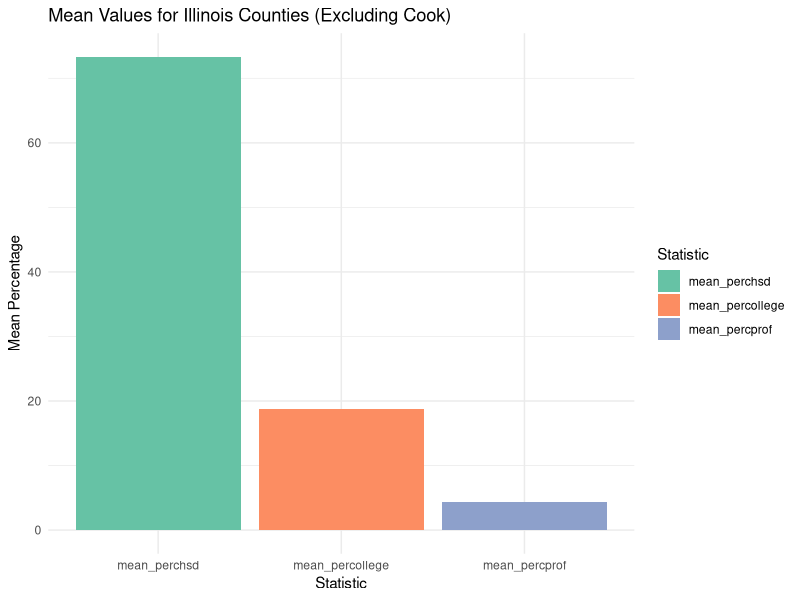
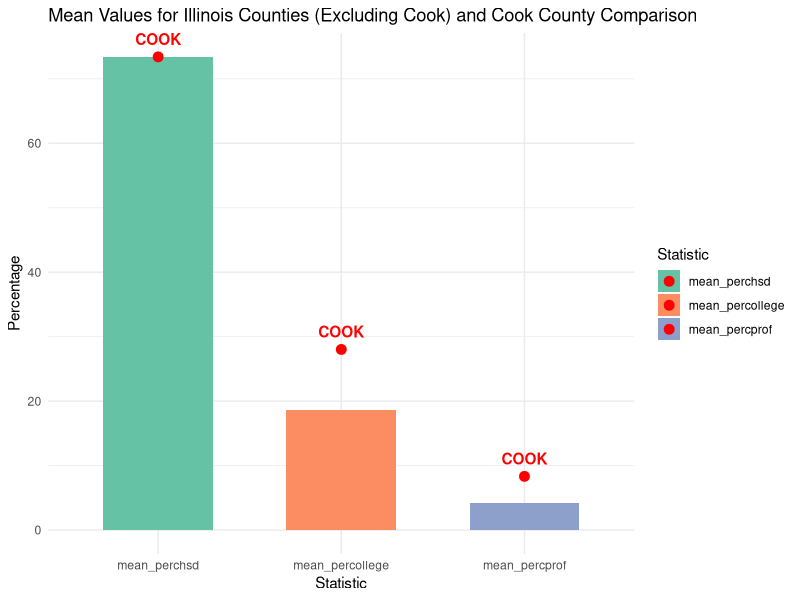
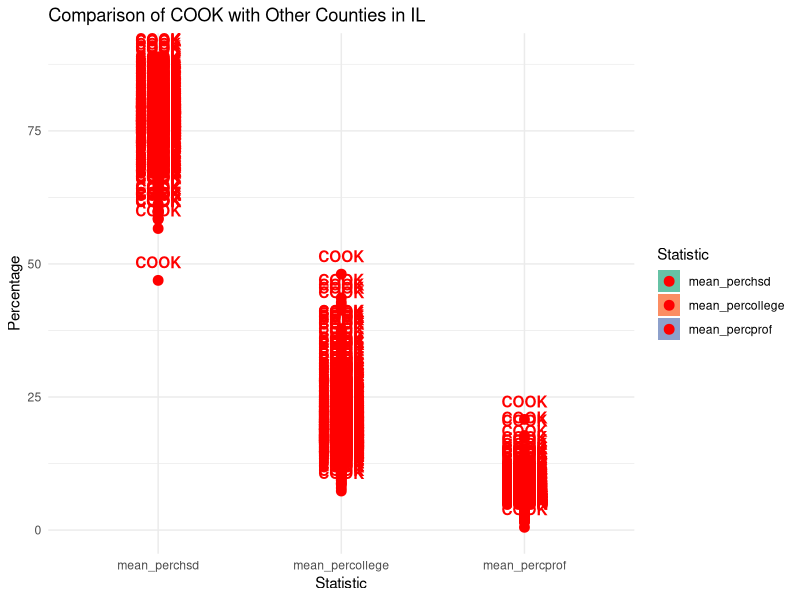

The R script that drew these images, in order:
## ---- chunk 1
library(tidyverse)
library(dplyr)
library(ggplot2)

head(midwest)
## ---- chunk 2
# Filter with two conditions
remaining_county = midwest %>%
  filter(state == "IL", county != "COOK")

# Calculate the mean for remaining counties
key_stats = remaining_county %>%
  summarise(mean_perchsd = mean(perchsd),
            mean_percollege = mean(percollege),
            mean_percprof = mean(percprof))

# Convert to a long format for easier plotting
key_stats_long = tidyr::pivot_longer(key_stats, cols = everything(),
                                        names_to = "Statistic", 
                                        values_to = "Mean")

# Create bar graph
ggplot(key_stats_long, aes(x = Statistic, y = Mean, fill = Statistic)) +
  geom_bar(stat = "identity") +
  theme_minimal() +
  labs(title = "Mean Values for Illinois Counties (Excluding Cook)",
       x = "Statistic",
       y = "Mean Percentage") +
  scale_fill_brewer(palette = "Set2")
## ---- chunk 3
# Extract the focal county statistics
focal_county = midwest %>%
  filter(county == "COOK") %>%
  select(perchsd, percollege, percprof) %>%
  rename_with(~ c("mean_perchsd", "mean_percollege", "mean_percprof"))

# Convert to long format to match the mean data
focal_county_long = tidyr::pivot_longer(focal_county, cols = everything(),
                                         names_to = "Statistic", 
                                         values_to = "Value")

# Add a label for the focal county
focal_county_long$Label = "COOK"

# Create the bar graph with mean values, focal county points, and labels
ggplot(key_stats_long, aes(x = Statistic, y = Mean, fill = Statistic)) +
  geom_bar(stat = "identity", width = 0.6) +  # Bar for the mean values
  geom_point(data = focal_county_long, aes(x = Statistic, y = Value), color = "red", size = 3) +  # Add dots for the focal county
  geom_text(data = focal_county_long, aes(x = Statistic, y = Value, label = Label), 
            vjust = -1, color = "red", fontface = "bold") +  # Add labels
  theme_minimal() +
  labs(title = "Mean Values for Illinois Counties (Excluding Cook) and Cook County Comparison",
       x = "Statistic",
       y = "Percentage") +
  scale_fill_brewer(palette = "Set2")
## ---- chunk 4
# Define the function
create_county_comparison_plot = function(county, state, data) {
  
  # Filter data for the selected state
  state_data = data %>%
    filter(state == state)
  
  # Ensure the focal county exists in the dataset
  if(!(county %in% state_data$county)) {
    stop("The specified county is not in the dataset for the selected state.")
  }
  
  # Get focal county statistics
  focal_county = state_data %>%
    filter(county == county) %>%
    select(perchsd, percollege, percprof) %>%
    rename_with(~ c("mean_perchsd", "mean_percollege", "mean_percprof"))
  
  # Calculate the mean values for the remaining counties (excluding the focal county)
  remaining_counties = state_data %>%
    filter(county != county) %>%
    summarise(
      mean_perchsd = mean(perchsd, na.rm = TRUE),
      mean_percollege = mean(percollege, na.rm = TRUE),
      mean_percprof = mean(percprof, na.rm = TRUE)
    ) 
  
  # Convert the data to long format for plotting
  remaining_counties_long = tidyr::pivot_longer(remaining_counties, cols = everything(),
                                                 names_to = "Statistic", 
                                                 values_to = "Mean")
  
  focal_county_long = tidyr::pivot_longer(focal_county, cols = everything(),
                                           names_to = "Statistic", 
                                           values_to = "Value")
  
  # Add labels to the focal county
  focal_county_long$Label = county
  
  # Create the bar graph with the focal county and mean statistics for other counties
  plot = ggplot(remaining_counties_long, aes(x = Statistic, y = Mean, fill = Statistic)) +
    geom_bar(stat = "identity", width = 0.6) +  # Bar for the mean values
    geom_point(data = focal_county_long, aes(x = Statistic, y = Value), color = "red", size = 3) +  # Dots for the focal county
    geom_text(data = focal_county_long, aes(x = Statistic, y = Value, label = Label), 
              vjust = -1, color = "red", fontface = "bold") +  # Labels for the focal county
    theme_minimal() +
    labs(title = paste("Comparison of", county, "with Other Counties in", state),
         x = "Statistic",
         y = "Percentage") +
    scale_fill_brewer(palette = "Set2")
  
  # Print the plot
  print(plot)
}

# Test the function on a few different counties and states
create_county_comparison_plot("COOK", "IL", midwest)
